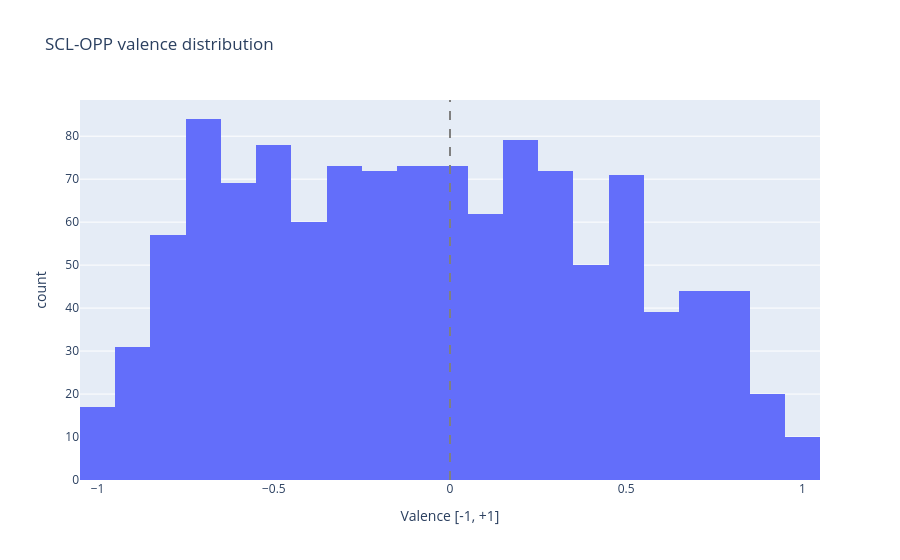

Notebook source saved alongside this figure:
### Markdown cell above
## Valence distribution

### Code cell
fig = px.histogram(opp, x='opp_valence', nbins=40,
    title='SCL-OPP valence distribution',
    labels={'opp_valence': 'Valence [-1, +1]'})
fig.add_vline(x=0, line_dash='dash', line_color='grey')
fig.show()

print(opp['opp_valence'].describe().round(4).to_string())
print(f'\nPositive (>0) : {(opp["opp_valence"] > 0).sum():,}')
print(f'Negative (<0) : {(opp["opp_valence"] < 0).sum():,}')
print(f'Neutral  (=0) : {(opp["opp_valence"] == 0).sum():,}')

### Figure 1 — Plotly figure (JSON) as saved in the notebook; plotly's stock layout.template omitted (floating-point values rounded to 4 significant figures; data arrays with more than 128 entries replaced by an {"elided": "..."} marker saying what was removed)
{"data": [{"bingroup": "x", "hovertemplate": "Valence [-1, +1]=%{x}<br>count=%{y}<extra></extra>", "legendgroup": "", "marker": {"color": "#636efa", "pattern": {"shape": ""}}, "name": "", "nbinsx": 40, "orientation": "v", "showlegend": false, "type": "histogram", "x": {"elided": "1178 float values"}, "xaxis": "x", "yaxis": "y"}], "layout": {"barmode": "relative", "legend": {"tracegroupgap": 0}, "shapes": [{"line": {"color": "grey", "dash": "dash"}, "type": "line", "x0": 0, "x1": 0, "xref": "x", "y0": 0, "y1": 1, "yref": "y domain"}], "title": {"text": "SCL-OPP valence distribution"}, "xaxis": {"anchor": "y", "domain": [0.0, 1.0], "title": {"text": "Valence [-1, +1]"}}, "yaxis": {"anchor": "x", "domain": [0.0, 1.0], "title": {"text": "count"}}}}
